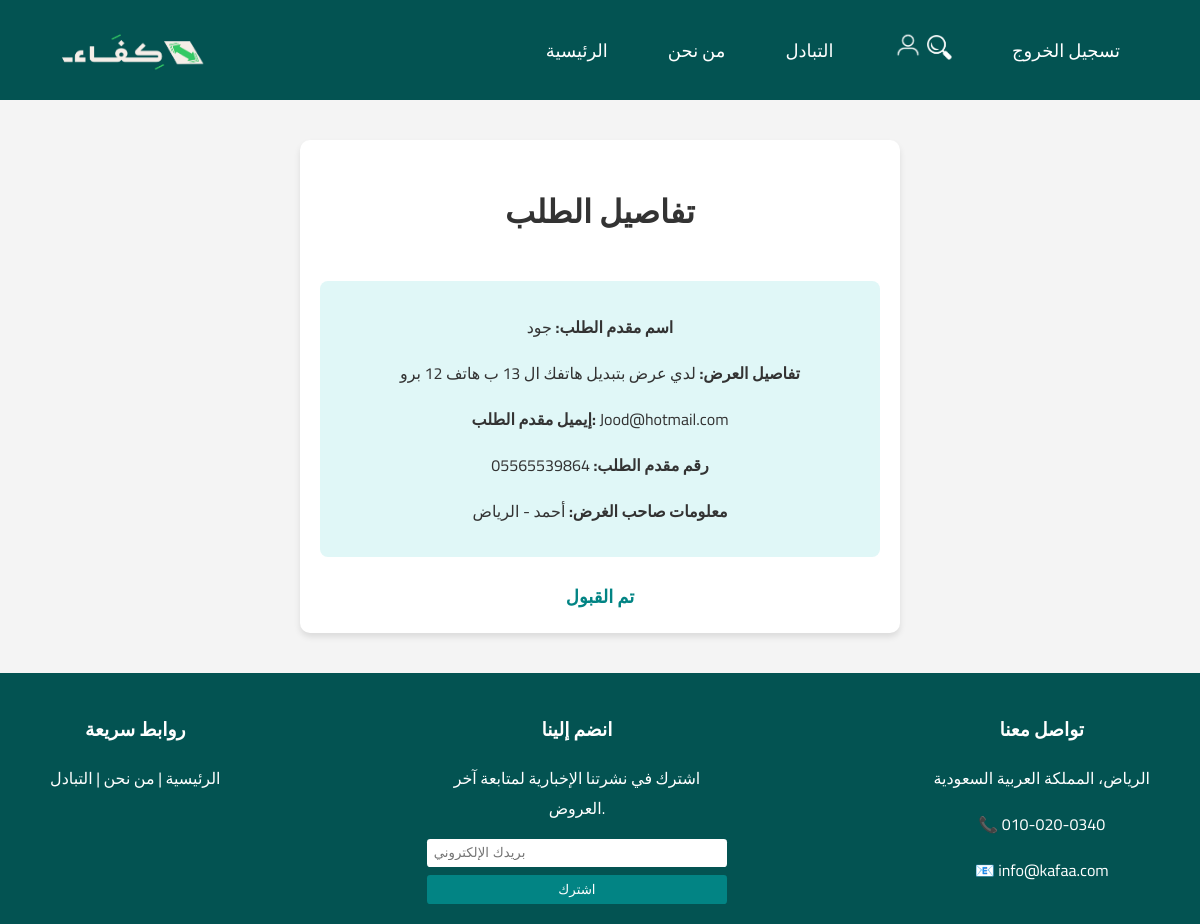
/it320/request-details.php?requestId=8 (signed in), run on the app's committed database.
### tables this page shows
CREATE TABLE `offerrequests` (
  `RequestID` int(11) NOT NULL,
  `TraderID` int(11) NOT NULL,
  `OwnerID` int(11) NOT NULL,
  `PostID` int(11) NOT NULL,
  `OfferDetails` text,
  `RequestStatus` varchar(50) DEFAULT NULL
);

CREATE TABLE `users` (
  `UserID` int(11) NOT NULL,
  `Email` varchar(255) NOT NULL,
  `Name` varchar(100) DEFAULT NULL,
  `Age` int(11) DEFAULT NULL,
  `PhoneNumber` varchar(20) DEFAULT NULL,
  `Password` varchar(255) NOT NULL,
  `City` varchar(100) DEFAULT NULL,
  `Gender` varchar(50) DEFAULT NULL
);

### it320/request-details.php (the view, shortened to what this page needs)
<?php
$servername = "localhost";
$username = "root";
$db_password = "root";
$dbname = "it320";
$conn = new mysqli($servername, $username, $db_password, $dbname);
$requestId = intval($_GET['requestId']);
$stmt = $conn->prepare("SELECT r.*,
    t.Name AS TraderName, t.Email AS TraderEmail, t.PhoneNumber AS TraderPhone,
    o.Name AS OwnerName, o.Email AS OwnerEmail, o.PhoneNumber AS OwnerPhone, o.City AS OwnerCity
FROM offerrequests r
JOIN users t ON r.TraderID = t.UserID
JOIN users o ON r.OwnerID = o.UserID
WHERE r.RequestID = ?");
$stmt->bind_param("i", $requestId);
$stmt->execute();
$result = $stmt->get_result();
$request = $result->fetch_assoc();
?>
<!DOCTYPE html>
<html lang="ar">
<head>
</head>
<body>
    <header>
        <img src="logo.png" alt="كِفَاء">
        <nav>
            <ul>
                <li><a href="index.php">الرئيسية</a></li>
                <li><a href="about.php">من نحن</a></li>
                <li><a href="trading.php">التبادل</a></li>
                <li class="icon-group">
                    <a href="profile.php"><img src="user-icon.png" style="width:30px;height:30px;" alt="الملف الشخصي"></a>
                    <img src="search-icon.png" id="searchIcon" style="width:25px;height:25px;" alt="بحث">
                </li>
                <?php if (isset($_SESSION['user_id'])): ?>
                    <li><a href="profile.php?action=logout" class="login-btn">تسجيل الخروج</a></li>
                <?php else: ?>
                    <li><a href="login.html" class="login-btn">تسجيل الدخول/إنشاء حساب</a></li>
                <?php endif; ?>
            </ul>
        </nav>
    </header>
    <div class="request-details-container">
        <h1>تفاصيل الطلب</h1>
        <div class="info-box" id="infoBox">
            <p><strong>اسم مقدم الطلب:</strong> <?php echo htmlspecialchars($request['TraderName']); ?></p>
            <p><strong>تفاصيل العرض:</strong> <?php echo htmlspecialchars($request['OfferDetails']); ?></p>
            <?php if ($request['RequestStatus'] === "تم القبول"): ?>
                <p id="emailField"><strong>إيميل مقدم الطلب:</strong> <?php echo htmlspecialchars($request['TraderEmail']); ?></p>
                <p id="phoneField"><strong>رقم مقدم الطلب:</strong> <?php echo htmlspecialchars($request['TraderPhone']); ?></p>
                <p><strong>معلومات صاحب الغرض:</strong> <?php echo htmlspecialchars($request['OwnerName']); ?> - <?php echo htmlspecialchars($request['OwnerCity']); ?></p>
            <?php endif; ?>
        </div>
        <?php if ($request['RequestStatus'] === "انتظار"): ?>
        <div class="buttons" id="buttonsContainer">
            <form method="POST" style="display:inline;">
                <input type="hidden" name="action" value="accept">
                <button type="submit" class="btn-accept">قبول</button>
            </form>
            <form method="POST" style="display:inline;">
                <input type="hidden" name="action" value="reject">
                <button type="submit" class="btn-reject">رفض</button>
            </form>
        </div>
        <?php else: ?>
        <div class="status-message <?php echo ($request['RequestStatus'] === "تم القبول") ? "accepted" : "rejected"; ?>">
            <?php echo htmlspecialchars($request['RequestStatus']); ?>
        </div>
        <?php endif; ?>
    </div>
    <footer>
        <div class="footer-sections">
            <div class="footer-section">
                <h3>روابط سريعة</h3>
                <p><a href="index.php">الرئيسية</a> | <a href="about.php">من نحن</a> | <a href="trading.php">التبادل</a></p>
            </div>
            <div class="footer-section">
                <h3>انضم إلينا</h3>
                <p>اشترك في نشرتنا الإخبارية لمتابعة آخر العروض.</p>
                <div class="newsletter">
                    <input type="email" placeholder="بريدك الإلكتروني" id="newsletterEmail">
                    <button onclick="subscribeNews()">اشترك</button>
                </div>
            </div>
            <div class="footer-section">
                <h3>تواصل معنا</h3>
                <p>الرياض، المملكة العربية السعودية</p>
                <p>📞 010-020-0340</p>
                <p>📧 info@kafaa.com</p>
            </div>
        </div>
    </footer>
</body>
</html>

### it320/request-details.php (style rules this page uses)
html { box-sizing: border-box; }
*, *:before, *:after { box-sizing: inherit; }
body { font-family: 'Cairo', sans-serif; margin: 0; padding: 0; background-color: #f4f4f4; color: #333; font-size: 100%; }
header { background-color: #035352; padding: 0.9375em 3.125em; display: flex; justify-content: space-between; align-items: center; }
header img { height: 4.375em; }
nav ul { list-style: none; padding: 0; margin: 0; display: flex; align-items: center; }
nav ul li { margin: 0 1.875em; }
nav ul li a { color: white; text-decoration: none; font-size: 1.125em; }
a { text-decoration: none !important; color: inherit; }
.request-details-container { max-width: 37.5em; margin: 2.5em auto; background: white; padding: 1.25em; border-radius: 0.625em; box-shadow: 0 0.25em 0.375em rgba(0,0,0,0.1); text-align: center; }
h1 { margin-bottom: 1.25em; }
.info-box { background-color: #e0f7f7; border-radius: 0.5em; padding: 0.9375em; margin-bottom: 1.25em; }
.status-message { margin-top: 1.25em; font-size: 1.125em; font-weight: bold; color: #333; }
.accepted { color: #028484; }
footer { background-color: #035352; color: white; text-align: center; padding: 1.25em 3.125em; display: flex; flex-direction: column; align-items: center; }
.footer-sections { display: flex; justify-content: space-between; width: 100%; }
.footer-section { max-width: 18.75em; }
.footer-section h3 { margin-bottom: 0.625em; }
.newsletter { display: flex; flex-direction: column; }
.newsletter input { padding: 0.5em; margin-bottom: 0.625em; border: none; border-radius: 0.25em; }
.newsletter button { padding: 0.5em; background-color: #028484; color: white; border: none; border-radius: 0.25em; cursor: pointer; }

### data on the page
offerrequests: TraderID.Name "جود", OfferDetails "لدي عرض بتبديل هاتفك ال 13 ب هاتف 12 برو", TraderID.Email "Jood@hotmail.com", TraderID.PhoneNumber "05565539864", OwnerID.Name "أحمد", OwnerID.City "الرياض", RequestStatus "تم القبول"
